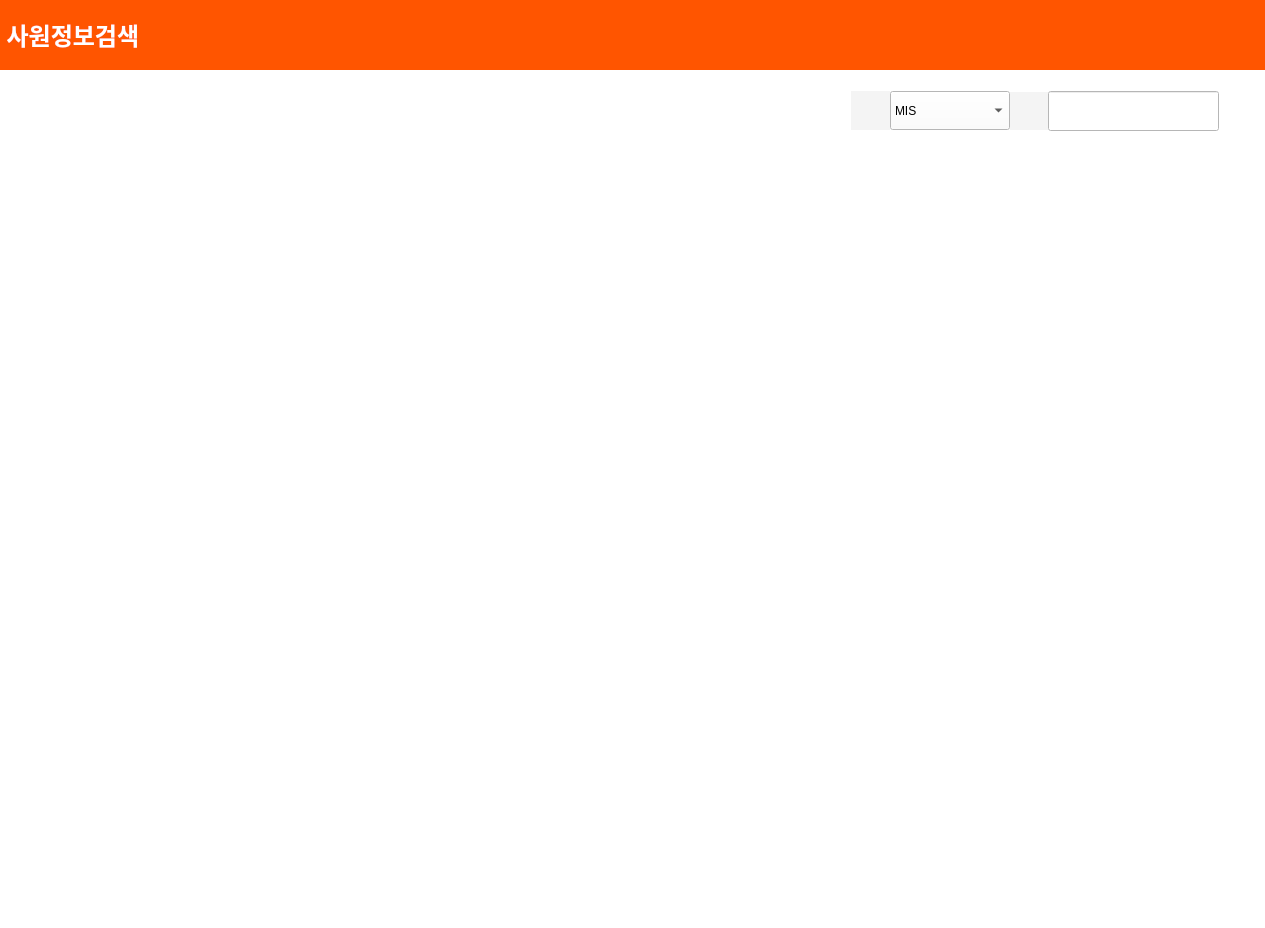
<?xml version="1.0" encoding="UTF-8"?>
<ui version="4.0">
 <class>QMainWindow</class>
 <widget class="QMainWindow" name="QMainWindow">
  <property name="geometry">
   <rect>
    <x>0</x>
    <y>0</y>
    <width>1265</width>
    <height>928</height>
   </rect>
  </property>
  <property name="sizePolicy">
   <sizepolicy hsizetype="Preferred" vsizetype="Preferred">
    <horstretch>0</horstretch>
    <verstretch>0</verstretch>
   </sizepolicy>
  </property>
  <property name="maximumSize">
   <size>
    <width>16777198</width>
    <height>16777215</height>
   </size>
  </property>
  <property name="palette">
   <palette>
    <active>
     <colorrole role="WindowText">
      <brush brushstyle="SolidPattern">
       <color alpha="255">
        <red>0</red>
        <green>0</green>
        <blue>0</blue>
       </color>
      </brush>
     </colorrole>
     <colorrole role="Button">
      <brush brushstyle="SolidPattern">
       <color alpha="255">
        <red>255</red>
        <green>255</green>
        <blue>255</blue>
       </color>
      </brush>
     </colorrole>
     <colorrole role="Light">
      <brush brushstyle="SolidPattern">
       <color alpha="255">
        <red>255</red>
        <green>255</green>
        <blue>255</blue>
       </color>
      </brush>
     </colorrole>
     <colorrole role="Midlight">
      <brush brushstyle="SolidPattern">
       <color alpha="255">
        <red>255</red>
        <green>255</green>
        <blue>255</blue>
       </color>
      </brush>
     </colorrole>
     <colorrole role="Dark">
      <brush brushstyle="SolidPattern">
       <color alpha="255">
        <red>127</red>
        <green>127</green>
        <blue>127</blue>
       </color>
      </brush>
     </colorrole>
     <colorrole role="Mid">
      <brush brushstyle="SolidPattern">
       <color alpha="255">
        <red>170</red>
        <green>170</green>
        <blue>170</blue>
       </color>
      </brush>
     </colorrole>
     <colorrole role="Text">
      <brush brushstyle="SolidPattern">
       <color alpha="255">
        <red>0</red>
        <green>0</green>
        <blue>0</blue>
       </color>
      </brush>
     </colorrole>
     <colorrole role="BrightText">
      <brush brushstyle="SolidPattern">
       <color alpha="255">
        <red>255</red>
        <green>255</green>
        <blue>255</blue>
       </color>
      </brush>
     </colorrole>
     <colorrole role="ButtonText">
      <brush brushstyle="SolidPattern">
       <color alpha="255">
        <red>0</red>
        <green>0</green>
        <blue>0</blue>
       </color>
      </brush>
     </colorrole>
     <colorrole role="Base">
      <brush brushstyle="SolidPattern">
       <color alpha="255">
        <red>255</red>
        <green>255</green>
        <blue>255</blue>
       </color>
      </brush>
     </colorrole>
     <colorrole role="Window">
      <brush brushstyle="SolidPattern">
       <color alpha="255">
        <red>255</red>
        <green>255</green>
        <blue>255</blue>
       </color>
      </brush>
     </colorrole>
     <colorrole role="Shadow">
      <brush brushstyle="SolidPattern">
       <color alpha="255">
        <red>0</red>
        <green>0</green>
        <blue>0</blue>
       </color>
      </brush>
     </colorrole>
     <colorrole role="AlternateBase">
      <brush brushstyle="SolidPattern">
       <color alpha="255">
        <red>255</red>
        <green>255</green>
        <blue>255</blue>
       </color>
      </brush>
     </colorrole>
     <colorrole role="ToolTipBase">
      <brush brushstyle="SolidPattern">
       <color alpha="255">
        <red>255</red>
        <green>255</green>
        <blue>220</blue>
       </color>
      </brush>
     </colorrole>
     <colorrole role="ToolTipText">
      <brush brushstyle="SolidPattern">
       <color alpha="255">
        <red>0</red>
        <green>0</green>
        <blue>0</blue>
       </color>
      </brush>
     </colorrole>
     <colorrole role="PlaceholderText">
      <brush brushstyle="SolidPattern">
       <color alpha="128">
        <red>0</red>
        <green>0</green>
        <blue>0</blue>
       </color>
      </brush>
     </colorrole>
    </active>
    <inactive>
     <colorrole role="WindowText">
      <brush brushstyle="SolidPattern">
       <color alpha="255">
        <red>0</red>
        <green>0</green>
        <blue>0</blue>
       </color>
      </brush>
     </colorrole>
     <colorrole role="Button">
      <brush brushstyle="SolidPattern">
       <color alpha="255">
        <red>255</red>
        <green>255</green>
        <blue>255</blue>
       </color>
      </brush>
     </colorrole>
     <colorrole role="Light">
      <brush brushstyle="SolidPattern">
       <color alpha="255">
        <red>255</red>
        <green>255</green>
        <blue>255</blue>
       </color>
      </brush>
     </colorrole>
     <colorrole role="Midlight">
      <brush brushstyle="SolidPattern">
       <color alpha="255">
        <red>255</red>
        <green>255</green>
        <blue>255</blue>
       </color>
      </brush>
     </colorrole>
     <colorrole role="Dark">
      <brush brushstyle="SolidPattern">
       <color alpha="255">
        <red>127</red>
        <green>127</green>
        <blue>127</blue>
       </color>
      </brush>
     </colorrole>
     <colorrole role="Mid">
      <brush brushstyle="SolidPattern">
       <color alpha="255">
        <red>170</red>
        <green>170</green>
        <blue>170</blue>
       </color>
      </brush>
     </colorrole>
     <colorrole role="Text">
      <brush brushstyle="SolidPattern">
       <color alpha="255">
        <red>0</red>
        <green>0</green>
        <blue>0</blue>
       </color>
      </brush>
     </colorrole>
     <colorrole role="BrightText">
      <brush brushstyle="SolidPattern">
       <color alpha="255">
        <red>255</red>
        <green>255</green>
        <blue>255</blue>
       </color>
      </brush>
     </colorrole>
     <colorrole role="ButtonText">
      <brush brushstyle="SolidPattern">
       <color alpha="255">
        <red>0</red>
        <green>0</green>
        <blue>0</blue>
       </color>
      </brush>
     </colorrole>
     <colorrole role="Base">
      <brush brushstyle="SolidPattern">
       <color alpha="255">
        <red>255</red>
        <green>255</green>
        <blue>255</blue>
       </color>
      </brush>
     </colorrole>
     <colorrole role="Window">
      <brush brushstyle="SolidPattern">
       <color alpha="255">
        <red>255</red>
        <green>255</green>
        <blue>255</blue>
       </color>
      </brush>
     </colorrole>
     <colorrole role="Shadow">
      <brush brushstyle="SolidPattern">
       <color alpha="255">
        <red>0</red>
        <green>0</green>
        <blue>0</blue>
       </color>
      </brush>
     </colorrole>
     <colorrole role="AlternateBase">
      <brush brushstyle="SolidPattern">
       <color alpha="255">
        <red>255</red>
        <green>255</green>
        <blue>255</blue>
       </color>
      </brush>
     </colorrole>
     <colorrole role="ToolTipBase">
      <brush brushstyle="SolidPattern">
       <color alpha="255">
        <red>255</red>
        <green>255</green>
        <blue>220</blue>
       </color>
      </brush>
     </colorrole>
     <colorrole role="ToolTipText">
      <brush brushstyle="SolidPattern">
       <color alpha="255">
        <red>0</red>
        <green>0</green>
        <blue>0</blue>
       </color>
      </brush>
     </colorrole>
     <colorrole role="PlaceholderText">
      <brush brushstyle="SolidPattern">
       <color alpha="128">
        <red>0</red>
        <green>0</green>
        <blue>0</blue>
       </color>
      </brush>
     </colorrole>
    </inactive>
    <disabled>
     <colorrole role="WindowText">
      <brush brushstyle="SolidPattern">
       <color alpha="255">
        <red>127</red>
        <green>127</green>
        <blue>127</blue>
       </color>
      </brush>
     </colorrole>
     <colorrole role="Button">
      <brush brushstyle="SolidPattern">
       <color alpha="255">
        <red>255</red>
        <green>255</green>
        <blue>255</blue>
       </color>
      </brush>
     </colorrole>
     <colorrole role="Light">
      <brush brushstyle="SolidPattern">
       <color alpha="255">
        <red>255</red>
        <green>255</green>
        <blue>255</blue>
       </color>
      </brush>
     </colorrole>
     <colorrole role="Midlight">
      <brush brushstyle="SolidPattern">
       <color alpha="255">
        <red>255</red>
        <green>255</green>
        <blue>255</blue>
       </color>
      </brush>
     </colorrole>
     <colorrole role="Dark">
      <brush brushstyle="SolidPattern">
       <color alpha="255">
        <red>127</red>
        <green>127</green>
        <blue>127</blue>
       </color>
      </brush>
     </colorrole>
     <colorrole role="Mid">
      <brush brushstyle="SolidPattern">
       <color alpha="255">
        <red>170</red>
        <green>170</green>
        <blue>170</blue>
       </color>
      </brush>
     </colorrole>
     <colorrole role="Text">
      <brush brushstyle="SolidPattern">
       <color alpha="255">
        <red>127</red>
        <green>127</green>
        <blue>127</blue>
       </color>
      </brush>
     </colorrole>
     <colorrole role="BrightText">
      <brush brushstyle="SolidPattern">
       <color alpha="255">
        <red>255</red>
        <green>255</green>
        <blue>255</blue>
       </color>
      </brush>
     </colorrole>
     <colorrole role="ButtonText">
      <brush brushstyle="SolidPattern">
       <color alpha="255">
        <red>127</red>
        <green>127</green>
        <blue>127</blue>
       </color>
      </brush>
     </colorrole>
     <colorrole role="Base">
      <brush brushstyle="SolidPattern">
       <color alpha="255">
        <red>255</red>
        <green>255</green>
        <blue>255</blue>
       </color>
      </brush>
     </colorrole>
     <colorrole role="Window">
      <brush brushstyle="SolidPattern">
       <color alpha="255">
        <red>255</red>
        <green>255</green>
        <blue>255</blue>
       </color>
      </brush>
     </colorrole>
     <colorrole role="Shadow">
      <brush brushstyle="SolidPattern">
       <color alpha="255">
        <red>0</red>
        <green>0</green>
        <blue>0</blue>
       </color>
      </brush>
     </colorrole>
     <colorrole role="AlternateBase">
      <brush brushstyle="SolidPattern">
       <color alpha="255">
        <red>255</red>
        <green>255</green>
        <blue>255</blue>
       </color>
      </brush>
     </colorrole>
     <colorrole role="ToolTipBase">
      <brush brushstyle="SolidPattern">
       <color alpha="255">
        <red>255</red>
        <green>255</green>
        <blue>220</blue>
       </color>
      </brush>
     </colorrole>
     <colorrole role="ToolTipText">
      <brush brushstyle="SolidPattern">
       <color alpha="255">
        <red>0</red>
        <green>0</green>
        <blue>0</blue>
       </color>
      </brush>
     </colorrole>
     <colorrole role="PlaceholderText">
      <brush brushstyle="SolidPattern">
       <color alpha="128">
        <red>0</red>
        <green>0</green>
        <blue>0</blue>
       </color>
      </brush>
     </colorrole>
    </disabled>
   </palette>
  </property>
  <property name="windowTitle">
   <string>사원정보검색</string>
  </property>
  <property name="windowIcon">
   <iconset>
    <normaloff>windowicon.jpg</normaloff>windowicon.jpg</iconset>
  </property>
  <widget class="QWidget" name="emplist">
   <widget class="QWidget" name="verticalLayoutWidget">
    <property name="geometry">
     <rect>
      <x>0</x>
      <y>0</y>
      <width>1298</width>
      <height>1008</height>
     </rect>
    </property>
    <layout class="QVBoxLayout" name="listLayout" stretch="0,0,0,0,0,0">
     <property name="sizeConstraint">
      <enum>QLayout::SetMinAndMaxSize</enum>
     </property>
     <item>
      <widget class="QLabel" name="label_2">
       <property name="minimumSize">
        <size>
         <width>0</width>
         <height>70</height>
        </size>
       </property>
       <property name="maximumSize">
        <size>
         <width>16777215</width>
         <height>70</height>
        </size>
       </property>
       <property name="styleSheet">
        <string notr="true">background-color: #ff5500;
color white;</string>
       </property>
       <property name="text">
        <string>&lt;html&gt;&lt;head/&gt;&lt;body&gt;&lt;p&gt;&lt;span style=&quot; font-size:18pt; font-weight:600; color:#ffffff;&quot;&gt; 사원정보검색&lt;/span&gt;&lt;/p&gt;&lt;/body&gt;&lt;/html&gt;</string>
       </property>
      </widget>
     </item>
     <item>
      <spacer name="verticalSpacer_2">
       <property name="orientation">
        <enum>Qt::Vertical</enum>
       </property>
       <property name="sizeType">
        <enum>QSizePolicy::Fixed</enum>
       </property>
       <property name="sizeHint" stdset="0">
        <size>
         <width>40</width>
         <height>15</height>
        </size>
       </property>
      </spacer>
     </item>
     <item>
      <layout class="QHBoxLayout" name="horizontalLayout_4" stretch="1,0,0,0,0,0,0">
       <property name="spacing">
        <number>0</number>
       </property>
       <item>
        <spacer name="horizontalSpacer">
         <property name="orientation">
          <enum>Qt::Horizontal</enum>
         </property>
         <property name="sizeHint" stdset="0">
          <size>
           <width>40</width>
           <height>20</height>
          </size>
         </property>
        </spacer>
       </item>
       <item>
        <widget class="QLabel" name="label_4">
         <property name="minimumSize">
          <size>
           <width>39</width>
           <height>39</height>
          </size>
         </property>
         <property name="maximumSize">
          <size>
           <width>39</width>
           <height>39</height>
          </size>
         </property>
         <property name="styleSheet">
          <string notr="true">background-color:rgb(244, 244, 244);</string>
         </property>
         <property name="text">
          <string/>
         </property>
         <property name="pixmap">
          <pixmap>diagram.png</pixmap>
         </property>
         <property name="alignment">
          <set>Qt::AlignCenter</set>
         </property>
        </widget>
       </item>
       <item>
        <widget class="QComboBox" name="comboBox">
         <property name="minimumSize">
          <size>
           <width>120</width>
           <height>39</height>
          </size>
         </property>
         <property name="maximumSize">
          <size>
           <width>120</width>
           <height>39</height>
          </size>
         </property>
         <item>
          <property name="text">
           <string>MIS</string>
          </property>
         </item>
         <item>
          <property name="text">
           <string>TSP</string>
          </property>
         </item>
         <item>
          <property name="text">
           <string>TC</string>
          </property>
         </item>
         <item>
          <property name="text">
           <string>FAB</string>
          </property>
         </item>
         <item>
          <property name="text">
           <string>경영지원실</string>
          </property>
         </item>
         <item>
          <property name="text">
           <string>전략기획실</string>
          </property>
         </item>
        </widget>
       </item>
       <item>
        <widget class="QLabel" name="label">
         <property name="minimumSize">
          <size>
           <width>38</width>
           <height>38</height>
          </size>
         </property>
         <property name="maximumSize">
          <size>
           <width>38</width>
           <height>38</height>
          </size>
         </property>
         <property name="styleSheet">
          <string notr="true">background-color:rgb(244, 244, 244);</string>
         </property>
         <property name="text">
          <string/>
         </property>
         <property name="pixmap">
          <pixmap>peo.png</pixmap>
         </property>
        </widget>
       </item>
       <item>
        <widget class="QLineEdit" name="searchlineEdit">
         <property name="minimumSize">
          <size>
           <width>171</width>
           <height>40</height>
          </size>
         </property>
         <property name="maximumSize">
          <size>
           <width>171</width>
           <height>40</height>
          </size>
         </property>
        </widget>
       </item>
       <item>
        <widget class="QPushButton" name="pushButton">
         <property name="minimumSize">
          <size>
           <width>39</width>
           <height>39</height>
          </size>
         </property>
         <property name="maximumSize">
          <size>
           <width>39</width>
           <height>39</height>
          </size>
         </property>
         <property name="styleSheet">
          <string notr="true">border: none;
background-color:white;</string>
         </property>
         <property name="icon">
          <iconset>
           <normaloff>find.png</normaloff>find.png</iconset>
         </property>
        </widget>
       </item>
       <item>
        <spacer name="horizontalSpacer_2">
         <property name="orientation">
          <enum>Qt::Horizontal</enum>
         </property>
         <property name="sizeHint" stdset="0">
          <size>
           <width>40</width>
           <height>20</height>
          </size>
         </property>
        </spacer>
       </item>
      </layout>
     </item>
     <item alignment="Qt::AlignHCenter|Qt::AlignTop">
      <widget class="QTableView" name="table">
       <property name="sizePolicy">
        <sizepolicy hsizetype="Minimum" vsizetype="Minimum">
         <horstretch>0</horstretch>
         <verstretch>0</verstretch>
        </sizepolicy>
       </property>
       <property name="minimumSize">
        <size>
         <width>1200</width>
         <height>600</height>
        </size>
       </property>
       <property name="maximumSize">
        <size>
         <width>1200</width>
         <height>600</height>
        </size>
       </property>
       <property name="styleSheet">
        <string notr="true"/>
       </property>
       <property name="frameShape">
        <enum>QFrame::NoFrame</enum>
       </property>
       <property name="frameShadow">
        <enum>QFrame::Plain</enum>
       </property>
       <property name="lineWidth">
        <number>0</number>
       </property>
       <property name="midLineWidth">
        <number>0</number>
       </property>
       <property name="alternatingRowColors">
        <bool>false</bool>
       </property>
       <property name="showGrid">
        <bool>true</bool>
       </property>
       <property name="gridStyle">
        <enum>Qt::SolidLine</enum>
       </property>
       <property name="sortingEnabled">
        <bool>true</bool>
       </property>
       <property name="cornerButtonEnabled">
        <bool>false</bool>
       </property>
       <attribute name="verticalHeaderVisible">
        <bool>false</bool>
       </attribute>
      </widget>
     </item>
     <item>
      <layout class="QHBoxLayout" name="horizontalLayout_5">
       <property name="spacing">
        <number>6</number>
       </property>
       <item>
        <spacer name="horizontalSpacer_4">
         <property name="orientation">
          <enum>Qt::Horizontal</enum>
         </property>
         <property name="sizeHint" stdset="0">
          <size>
           <width>40</width>
           <height>20</height>
          </size>
         </property>
        </spacer>
       </item>
       <item>
        <widget class="QPushButton" name="listRegBtn">
         <property name="text">
          <string>등록</string>
         </property>
        </widget>
       </item>
       <item>
        <widget class="QPushButton" name="listDelBtn">
         <property name="text">
          <string>삭제</string>
         </property>
        </widget>
       </item>
       <item>
        <widget class="QPushButton" name="cnlBtn">
         <property name="text">
          <string>닫기</string>
         </property>
        </widget>
       </item>
       <item>
        <spacer name="horizontalSpacer_5">
         <property name="orientation">
          <enum>Qt::Horizontal</enum>
         </property>
         <property name="sizeHint" stdset="0">
          <size>
           <width>40</width>
           <height>20</height>
          </size>
         </property>
        </spacer>
       </item>
      </layout>
     </item>
     <item>
      <spacer name="verticalSpacer">
       <property name="orientation">
        <enum>Qt::Vertical</enum>
       </property>
       <property name="sizeType">
        <enum>QSizePolicy::Fixed</enum>
       </property>
       <property name="sizeHint" stdset="0">
        <size>
         <width>20</width>
         <height>40</height>
        </size>
       </property>
      </spacer>
     </item>
    </layout>
   </widget>
  </widget>
 </widget>
 <resources/>
 <connections/>
</ui>
